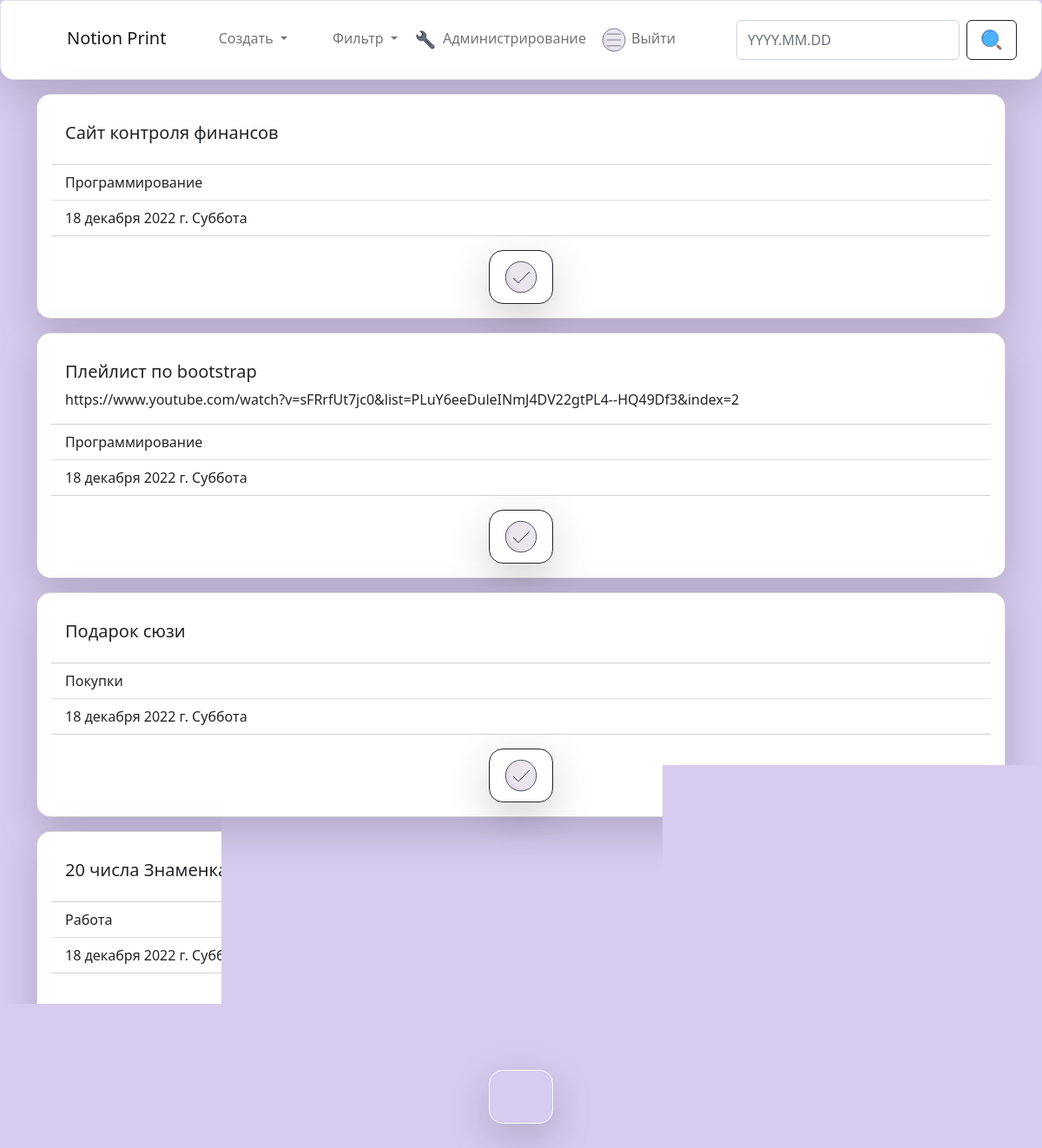
The app's page /?appoint_to__gte=2022-12-17&appoint_to__lt=2022-12-25 (signed in), older data.
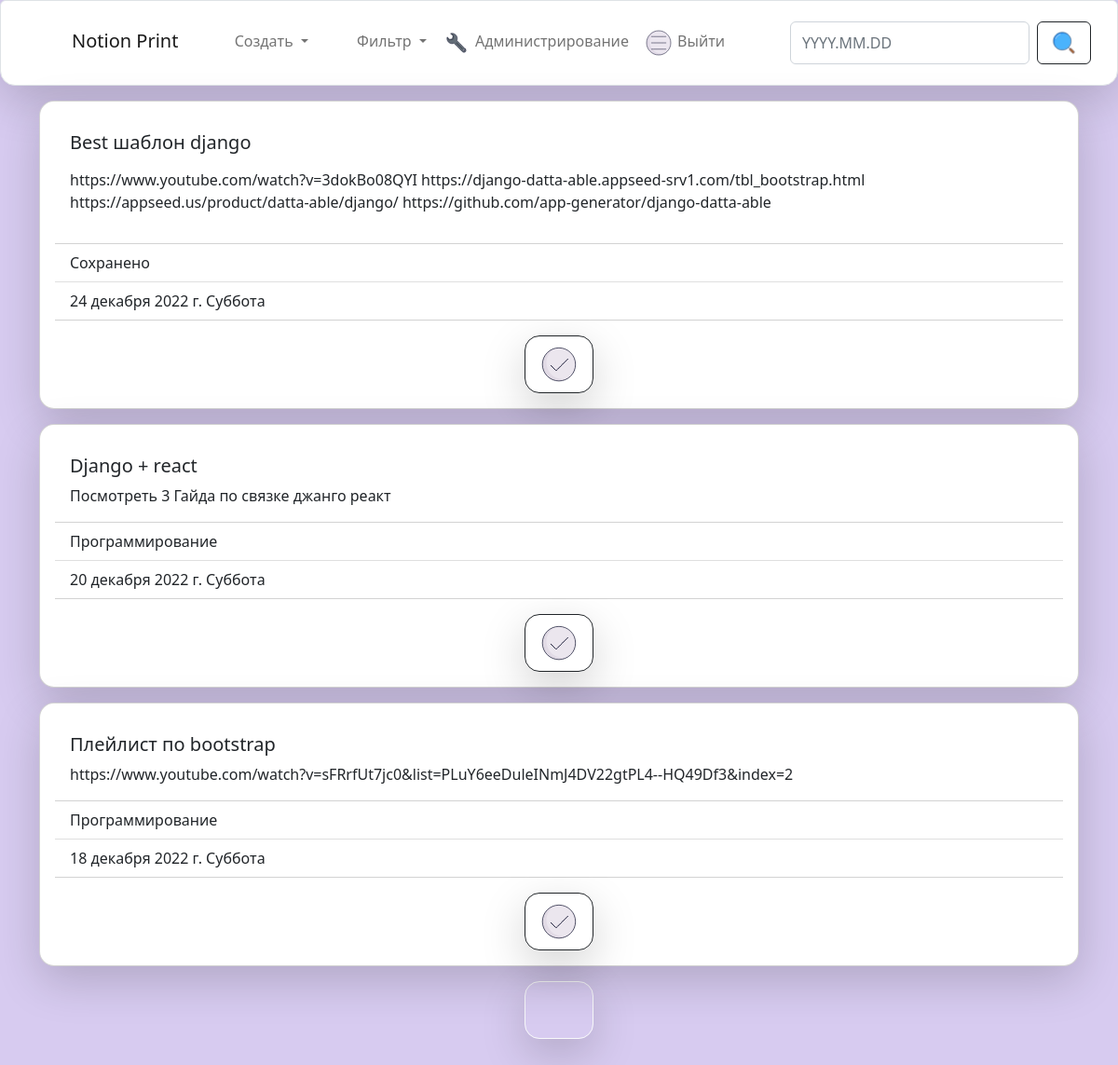
The same page, newer data.
### Notion/models.py (models this page shows, shortened)
class Task(models.Model):
    title = models.CharField(max_length=255, db_index=True, verbose_name='Заголовок задачи')
    content = models.TextField(blank=True, verbose_name='Текст задачи')
    created_at = models.DateTimeField(auto_now_add=True, verbose_name='Создано')
    update_at = models.DateTimeField(auto_now=True, verbose_name='Изменено')
    appoint_to = models.DateField(verbose_name='Назначено на')
    photo = models.ImageField(upload_to='photos/%Y/%m/%d/',blank=True, verbose_name='Прикрепленное фото')
    active = models.BooleanField(default=True, verbose_name='Активна')
    typing = models.ForeignKey('Typing', on_delete=models.PROTECT, null=True, verbose_name='Тип задачи')
    class Meta:
        verbose_name = 'Задача'
        verbose_name_plural = 'Задачи'
        ordering = ['-created_at']

class Typing(models.Model):
    title = models.CharField(max_length=255, db_index=True, verbose_name='Тип задачи')
    def __str__(self) -> str:
        return self.title
    class Meta:
        verbose_name = 'Тип'
        verbose_name_plural = 'Типы'
        ordering = ['title']

### Notion/views.py (the view)
# urls.py: path('', Home.as_view(), name='home')
class Home(LoginRequiredMixin, ListView):
    model = Task
    template_name = 'Notion/home.html'
    login_url = '/login/'
    context_object_name = 'task_list'
    def get_context_data(self, **kwargs):
        context = super().get_context_data(**kwargs)
        context['weekday'] = get_weekday(self.current_date)
        context['now_date'] = get_now_date()
        return context
    def get(self, request, *args, **kwargs) -> HttpResponse:
        self.current_date = request.GET.get('search', get_now_date())
        self.appoint_to__gte = request.GET.get('appoint_to__gte', None)
        self.appoint_to__lt = request.GET.get('appoint_to__lt', None)
        return super().get(request, *args, **kwargs)
    def get_queryset(self):
        if self.appoint_to__gte!=None and self.appoint_to__lt!=None:
            return Task.objects.filter(active=True, appoint_to__gte=self.appoint_to__gte, appoint_to__lt=self.appoint_to__lt).select_related('typing')
        return Task.objects.filter(active=True, appoint_to=self.current_date).select_related('typing')

### Notion/templatetags/custom_filters.py (called while the page is built)
@register.simple_tag(name = 'get_categories')
def get_categories(task_list):
    if len(task_list)!=0:
        return str(task_list[0].appoint_to)
    return False

@register.simple_tag(name= 'get_dates')
def get_dates(now, period):
    def to_str(date):
        return date.strftime('%Y-%m-%d')
    now_date = datetime.strptime(now, "%Y-%m-%d")
    if period=='week':
        return f"?appoint_to__gte={to_str(now_date-timedelta(7))}&appoint_to__lt={to_str(now_date+timedelta(1))}"
    elif period=='month':
        return f"?appoint_to__gte={to_str(now_date-timedelta(30))}&appoint_to__lt={to_str(now_date+timedelta(1))}"

### Notion/views.py (called while the page is built)
def get_now_date():
    return datetime.today().strftime('%Y-%m-%d')

def get_weekday(date):
    day_index = datetime.isoweekday(datetime.strptime(date, "%Y-%m-%d"))
    if day_index==1: return 'Понедельник'
    elif day_index==2: return 'Вторник'
    elif day_index==3: return 'Среда'
    elif day_index==4: return 'Четверг'
    elif day_index==5: return 'Пятница'
    elif day_index==6: return 'Суббота'
    elif day_index==7: return 'Воскресенье'

### Notion/templates/Notion/home.html (shortened to what this page needs)
{% extends 'base.html' %}
{% block container %}
<div class="container">
    {% for task in task_list %}
    <div class="card mt-3 shadow-lg p-3 mb-2 bg-body rounded-4">
        <div class="card-body">
            <h5 class="card-title">{{task.title|capfirst}}</h5>
            <p class="card-text">{{task.content|safe}}</p>
        </div>
        <ul class="list-group list-group-flush">
            <li class="list-group-item">{{task.typing|capfirst}}</li>
            <li class="list-group-item">{{task.appoint_to}} {{weekday}}</li>
        </ul>
        {% include 'Notion/include/_button_deactivate.html' %}
    </div>
{% endfor %}
    <div class="row">
        <div class="col text-center">
        {% include 'Notion/include/_button_print.html' %}
        </div>
    </div>
</div>
{% endblock %}

### templates/base.html (shortened to what this page needs)
<!doctype html>
{% load static %}
<html lang="ru">
<head>
    <link href="https://cdn.jsdelivr.net/npm/bootstrap@5.2.1/dist/css/bootstrap.min.css" rel="stylesheet"
>
</head>
<body style="background-color: #D7CBF0;">
    {% if request.user.is_authenticated %}{% include 'include/_navbar.html' %}{% endif %}
    {% block container %}{% endblock %}
</body>
</html>

### templates/include/_navbar.html (shortened to what this page needs)
{% load static %}
<nav class="navbar navbar-expand-lg bg-light rounded-top rounded-4 border border-1 shadow-lg p-3 mb-3 bg-body rounded">
  <div class="container-fluid">
    <a class="navbar-brand" href="/">
      <lord-icon
      src="{% static 'icons/logo.json' %}"
      trigger="hover"
      style="width:48px;height:48px">
      </lord-icon>Notion Print</a>
    <div class="collapse navbar-collapse" id="navbarTogglerDemo02">
      <ul class="navbar-nav me-auto mb-2 mb-lg-0">
          <li class="nav-item dropdown">
          <a class="nav-link dropdown-toggle" href="#" role="button" data-bs-toggle="dropdown" aria-expanded="false">
            <lord-icon
            src="{% static 'icons/add.json' %}"
            trigger="hover"
            style="width:32px;height:32px">
            </lord-icon>
            Создать
          </a>
        {% if now_date %}
          {% include 'Notion/include/_datebar.html' %}
        {% endif %}
        <li class="nav-item">
          <a class="nav-link" href="{% url 'admin:index'%}">
            <lord-icon
            src="{% static 'icons/admin.json' %}"
            trigger="hover"
            style="width:32px;height:32px">
            </lord-icon>
            Администрирование</a>
        </li>
        <li class="nav-item">
          <a class="nav-link" href="{% url 'logout'%}">
            <lord-icon
            src="{% static 'icons/logout.json' %}"
            trigger="hover"
            style="width:32px;height:32px">
            </lord-icon>
          Выйти</a>
        </li>
      </ul>
      <form action="{% url 'home' %}" class="d-flex" role="search">
        <input class="dateinput form-control me-2" type="text" name="search" placeholder="YYYY.MM.DD" required="" aria-label="Search">
        <button class="btn btn-outline-dark" type="submit">
          <lord-icon
              src="{% static 'icons/find.json' %}"
              trigger="hover"
              colors="outline:#121331,secondary:#b26836,secondary2:#4bb3fd,quaternary:#ebe6ef"
              style="width:32px;height:32px">
          </lord-icon>
        </button>
      </form>
    </div>
  </div>
</nav>
<link rel="stylesheet" href="https://cdnjs.cloudflare.com/ajax/libs/bootstrap-datepicker/1.4.1/css/bootstrap-datepicker3.css"/>

### Notion/templates/Notion/include/_datebar.html (shortened to what this page needs)
{% load custom_filters %}
{% load static %}
<li class="nav-item dropdown">
    <a class="nav-link dropdown-toggle" href="#" role="button" data-bs-toggle="dropdown" aria-expanded="false">
      <lord-icon
      src="{% static 'icons/calendar.json' %}"
      trigger="hover"
      style="width:32px;height:32px">
      </lord-icon>
      Фильтр
    </a>

### Notion/templates/Notion/include/_button_deactivate.html
{% load static %}
<button class="m-auto mt-3 btn btn-outline-dark shadow-lg rounded-4" type="submit" id="deactivate_{{task.pk}}"
  onclick="deactivate(this)">
  <lord-icon src="{% static 'icons/approve.json' %}" trigger="hover" style="width:48px;height:48px">
  </lord-icon>
</button>

### Notion/templates/Notion/include/_button_print.html (shortened to what this page needs)
{% load static %}
{% load custom_filters %}
{%get_categories task_list as print_date%}
{% if print_date != False %}
<form action="{% url 'print' %}" class="m-auto mb-5 mt-2" role="date" method="get">
    <button class="btn btn-outline-light shadow-lg rounded-4" type="submit">
        <lord-icon
            src="{% static 'icons/print.json' %}"
            trigger="hover"
            colors="outline:#121331,secondary:#b26836,secondary2:#4bb3fd,quaternary:#ebe6ef"
            style="width:48px;height:48px">
        </lord-icon>
    </button>
</form>
{% endif %}
<link rel="stylesheet" href="https://cdnjs.cloudflare.com/ajax/libs/bootstrap-datepicker/1.4.1/css/bootstrap-datepicker3.css"/>

Row changes from the older to the newer data that the page shows:
no longer on this page (row edited): Task: title "Сайт контроля финансов", typing "Программирование", appoint_to "18 декабря 2022 г.", weekday "Суббота"
removed Task: title "Подарок сюзи", typing "Покупки", appoint_to "18 декабря 2022 г.", weekday "Суббота"
no longer on this page (row edited): Task: title "20 числа Знаменка", typing "Работа", appoint_to "18 декабря 2022 г.", weekday "Суббота"
added Task: title "Best шаблон django", content "https://www.youtube.com/watch?v=3dokBo08QYI https://django-datta-able.appseed-srv1.com/tbl_bootstrap.html https://appseed.us/product/datta-able/django/ https://github.com/app-generator/django-datta-able", typing "Сохранено", appoint_to "24 декабря 2022 г.", weekday "Суббота"
added Task: title "Django + react", content "Посмотреть 3 Гайда по связке джанго реакт", typing "Программирование", appoint_to "20 декабря 2022 г.", weekday "Суббота"
